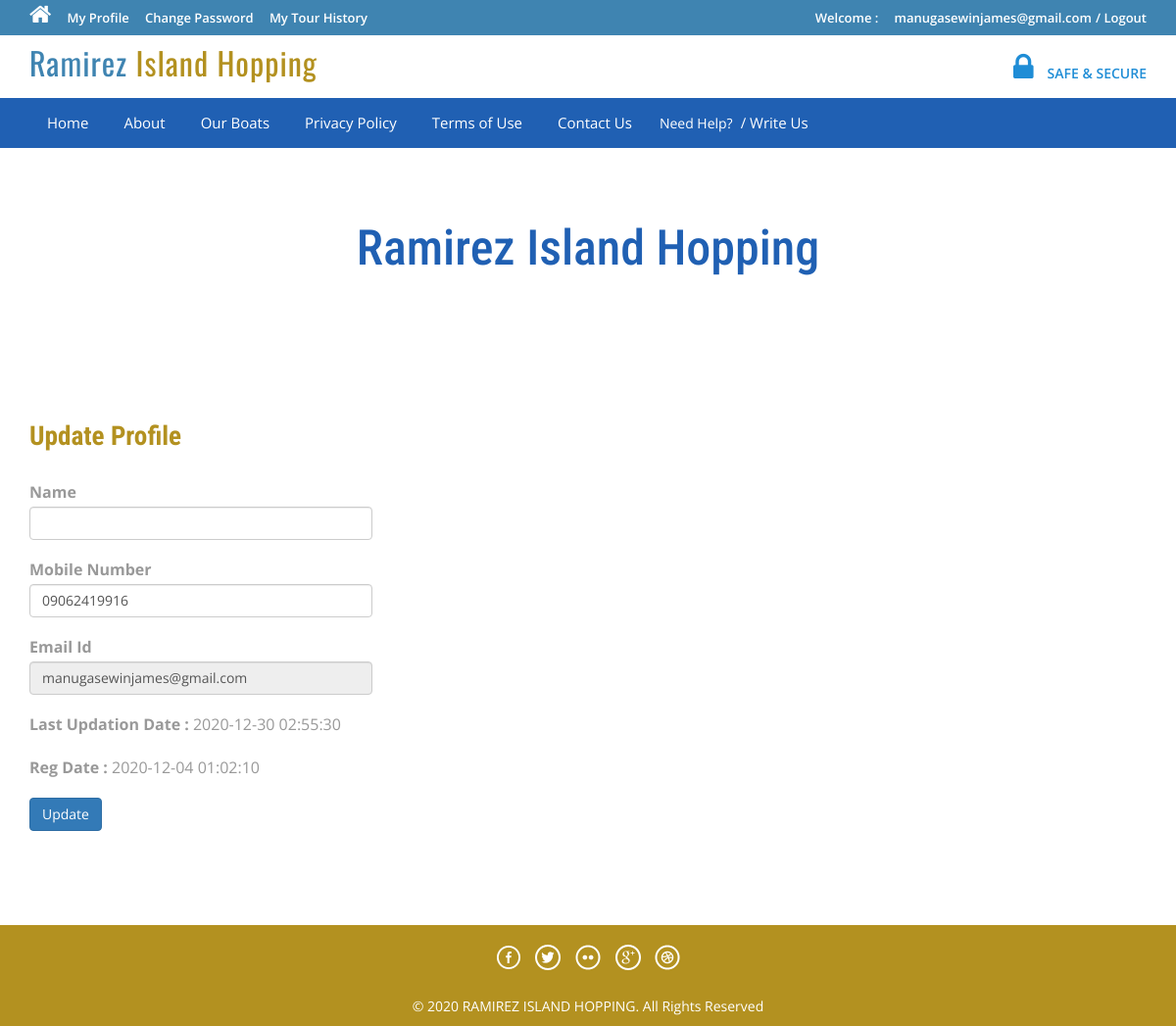
/profile.php (signed in), run on the app's committed database.
### tables this page shows
CREATE TABLE `tblusers` (
  `id` int(11) NOT NULL,
  `Fname` varchar(100) DEFAULT NULL,
  `Mname` varchar(100) NOT NULL,
  `Lname` varchar(100) NOT NULL,
  `MobileNumber` char(15) DEFAULT NULL,
  `EmailId` varchar(70) DEFAULT NULL,
  `Gnder` varchar(2) NOT NULL,
  `Password` varchar(100) DEFAULT NULL,
  `RegDate` timestamp NULL DEFAULT current_timestamp(),
  `UpdationDate` timestamp NULL DEFAULT NULL ON UPDATE current_timestamp()
);

### profile.php (the view, shortened to what this page needs)
<?php
include('includes/config.php');
if(strlen($_SESSION['login'])==0)
	{
header('location:index.php');
}
else{
?>
<!DOCTYPE HTML>
<html>
<head>
<link href="css/bootstrap.css" rel='stylesheet' type='text/css' />
<link href="css/style.css" rel='stylesheet' type='text/css' />
<link href="css/font-awesome.css" rel="stylesheet">
<link href="css/animate.css" rel="stylesheet" type="text/css" media="all">
</head>
<body>
<div class="top-header">
<?php include('includes/header.php');?>
<div class="banner-1 ">
	<div class="container">
		<h1 class="wow zoomIn animated animated" data-wow-delay=".5s" style="visibility: visible; animation-delay: 0.5s; animation-name: zoomIn;">Ramirez Island Hopping</h1>
	</div>
</div>
<div class="privacy">
	<div class="container">
		<h3 class="wow fadeInDown animated animated" data-wow-delay=".5s" style="visibility: visible; animation-delay: 0.5s; animation-name: fadeInDown;">Update Profile </h3>
		<form name="chngpwd" method="post">
<?php
$useremail=$_SESSION['login'];
$sql = "SELECT * from tblusers where EmailId=:useremail";
$query = $dbh -> prepare($sql);
$query -> bindParam(':useremail',$useremail, PDO::PARAM_STR);
$query->execute();
$results=$query->fetchAll(PDO::FETCH_OBJ);
if($query->rowCount() > 0)
{
foreach($results as $result)
{	?>
	<p style="width: 350px;">
			<b>Name</b>  <input type="text" name="name" value="<?php echo htmlentities($result->FullName);?>" class="form-control" id="name" required="">
	</p>
<p style="width: 350px;">
<b>Mobile Number</b>
<input type="text" class="form-control" name="mobileno" maxlength="10" value="<?php echo htmlentities($result->MobileNumber);?>" id="mobileno"  required="">
</p>
<p style="width: 350px;">
<b>Email Id</b>
	<input type="email" class="form-control" name="email" value="<?php echo htmlentities($result->EmailId);?>" id="email" readonly>
			</p>
<p style="width: 350px;">
<b>Last Updation Date : </b>
<?php echo htmlentities($result->UpdationDate);?>
</p>
<p style="width: 350px;">
<b>Reg Date :</b>
<?php echo htmlentities($result->RegDate);?>
			</p>
<?php }} ?>
			<p style="width: 350px;">
<button type="submit" name="submit6" class="btn-primary btn">Update</button>
			</p>
			</form>
	</div>
</div>
<?php include('includes/footer.php');?>
</body>
</html>
<?php } ?>

### data on the page
tblusers: mobileno "09062419916", email "manugasewinjames@gmail.com", UpdationDate "2020-12-30 02:55:30", RegDate "2020-12-04 01:02:10"

### other printed values
$_SESSION['login'] "manugasewinjames@gmail.com"
